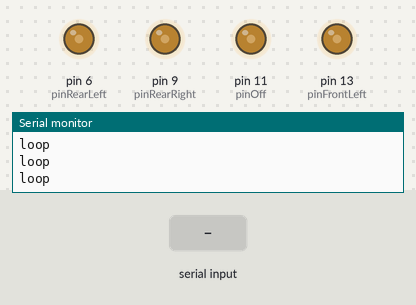
Simulated run of this sketch. Board: Arduino Mega 2560, built with avr-gcc and run on an emulated ATmega2560. Parts: output pins drawn as LEDs (lit = HIGH), the last lines printed to the serial monitor. The test bench sets the inputs (shaded band). Pins used as bus, display or sensor lines are not drawn.

Above: at 2.2 s.
2.3 s: "S,45\n" received over the second serial link
At 3.2 s:
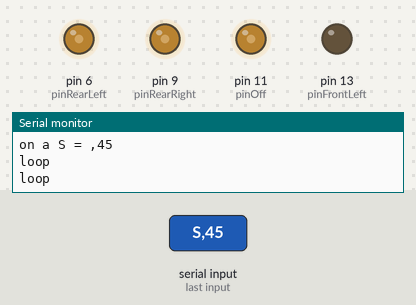
4.0 s: "E,45\n" received over the second serial link
At 4.5 s:
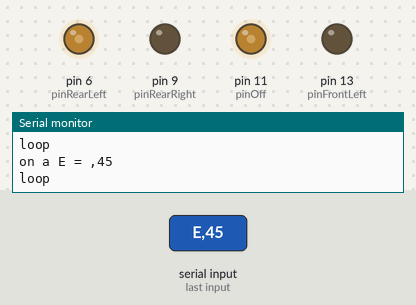
5.5 s: "S90\n" received over the second serial link
At 6.7 s:
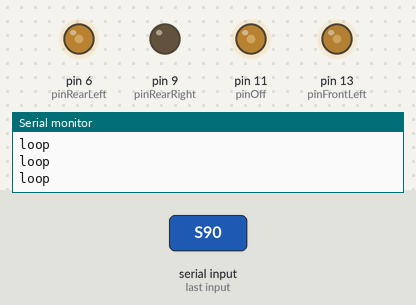
7.0 s: "O,45\n" received over the second serial link
At 8.0 s:
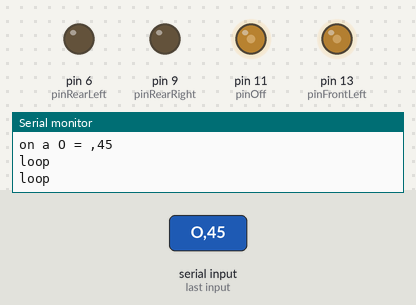
8.5 s: "E90\n" received over the second serial link
At 9.2 s:
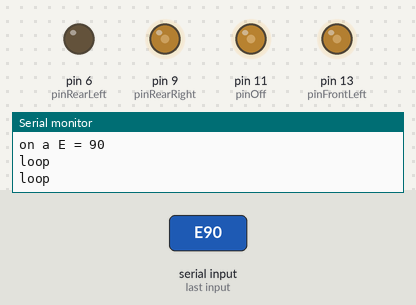
10.0 s: "S\n" received over the second serial link
At 10.4 s:
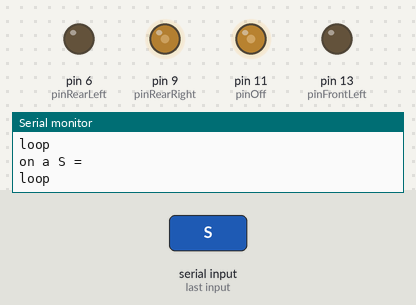
Timing chart, 0 to 12.5 s (numbered marks = the images above; inputs shaded):
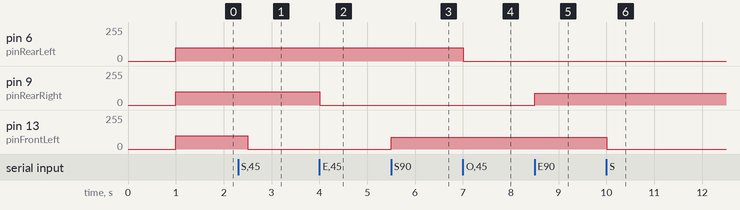

The sketch:

sketch.ino
```cpp
/*
Commande :
   - marron : GND
   - rouge : Vcc
   - Jaune : commande

Branchement Moter/Controller :
   - CW (Pales Noires) : Droit
   - CCW (Pales Grises) : Croisée

Branchement Bouton / pulldown :
Vin -> Button -> Resistor -> GND
              -> pinRead

*/

#define SERIALOUT Serial
#define SERIALIN Serial1

/* Red = Front */
int pinFrontRight = 10,
  pinFrontLeft = 13,
  pinRearRight = 9,
  pinRearLeft = 6;
int pinOff = 11;
int valFrontRight = 0, valFrontLeft = 0, valRearRight = 0, valRearLeft = 0;

// the setup routine runs once when you press reset:
void setup() {

  // Init Serial
  SERIALOUT.begin(9600);
  SERIALIN.begin(9600);

  // Set PWM Frequency
  //setPwmFrequency(10, 64);
  //delay(1000);

  // Set Pin as OutPut
  pinMode(pinFrontRight, OUTPUT);
  pinMode(pinFrontLeft, OUTPUT);
  pinMode(pinRearRight, OUTPUT);
  pinMode(pinRearLeft, OUTPUT);
  pinMode(pinOff, OUTPUT);

  delay(1000);

  SERIALOUT.println("Go go go !");
  valFrontRight = 100;
  valFrontLeft = 100;
  valRearRight = 100;
  valRearLeft = 100;

  analogWrite(pinFrontRight, valFrontRight);
  analogWrite(pinFrontLeft, valFrontLeft);
  analogWrite(pinRearRight, valRearRight);
  analogWrite(pinRearLeft, valRearLeft);
  analogWrite(pinOff, 100);

}

// the loop routine runs over and over again forever:
void loop() {

  /*
    valeur min : 140 sans helisse
    valeur min : 145 avec helisse
  */
  SERIALOUT.println("loop");
  delay(500);  // wait for a second

  if (SERIALIN.available() == 0) {
    return;
  }

  String commande = SERIALIN.readStringUntil('\n');

  char nomMoteur = commande[0];
  String valeurStr = commande.substring(1, commande.length());
  int valeur = valeurStr.toInt();
  if (valeur > 255) {
    valeur = 255;
  }
  if (valeur < 0) {
    valeur = 0;
  }
  switch (nomMoteur) {
    /*
      On imagine que l'on place le drone face à soi, avec les deux branches blanches en bas et à droite
      Dans ce cas, les deux moteurs posés sur les branches blanches sont nommés E et S, et les deux moteurs posés sur les deux branches rouges sont nommés N et O.
      V2 explications =p :
Rouge = avant
avant droit = N
avant gauche = O
arriere droit = E
arriere gauche = S
     */
 case 'N':
    analogWrite(pinFrontRight, valeur);
    valFrontRight = valeur;
    break;
  case 'S':
    analogWrite(pinFrontLeft, valeur);
    valFrontLeft = valeur;
    break;
  case 'E':
    analogWrite(pinRearRight, valeur);
    valRearRight = valeur;
    break;
  case 'O':
    analogWrite(pinRearLeft, valeur);
    valRearLeft = valeur;
    break;
  }
  String nomMoteurString = (String)nomMoteur;
  SERIALOUT.println("on a " + nomMoteurString + " = " + valeurStr);
}


void setPwmFrequency(int pin, int divisor) {
  byte mode;
  if(pin == 5 || pin == 6 || pin == 9 || pin == 10) {
    switch(divisor) {
    case 1: mode = 0x01; break;
    case 8: mode = 0x02; break;
    case 64: mode = 0x03; break;
    case 256: mode = 0x04; break;
    case 1024: mode = 0x05; break;
    default: return;
    }
    if(pin == 5 || pin == 6) {
      TCCR0B = TCCR0B & 0b11111000 | mode;
    } else {
      TCCR1B = TCCR1B & 0b11111000 | mode;
    }
  } else if(pin == 3 || pin == 11) {
    switch(divisor) {
    case 1: mode = 0x01; break;
    case 8: mode = 0x02; break;
    case 32: mode = 0x03; break;
    case 64: mode = 0x04; break;
    case 128: mode = 0x05; break;
    case 256: mode = 0x06; break;
    case 1024: mode = 0x7; break;
    default: return;
    }
    TCCR1B = TCCR1B & 0b11111000 | mode;
  }
}
/*
void setup() {

  Serial.begin(9600);
  Serial1.begin(9600);

}

void loop() {

  delay(500);  // wait for a second

  /*if (Serial.available() != 0) {

    String commande1 = Serial.readStringUntil('\n');

    Serial1.print(commande1);

    }*/
/*
  if (Serial1.available() != 0) {

    String commande2 = Serial1.readStringUntil('\n');

    Serial.print(commande2);

  }

}


*/
```

Measured:
- after the input at 2.3 s, pin 13 (pinFrontLeft): 100/255 → 0/255 after 0.20 s
- after the input at 4.0 s, pin 9 (pinRearRight): 100/255 → 0/255 at once
- after the input at 5.5 s, pin 13 (pinFrontLeft): 0/255 → 90/255 at once
- after the input at 7.0 s, pin 6 (pinRearLeft): 100/255 → 0/255 at once
- after the input at 8.5 s, pin 9 (pinRearRight): 0/255 → 90/255 at once
- after the input at 10.0 s, pin 13 (pinFrontLeft): 90/255 → 0/255 at once
